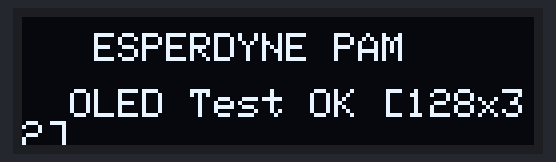
Simulated run of this sketch. Board: ESP32-S3. Shown: 128×32 one-colour display. What the sketch prints to the serial monitor is not drawn.

Above: at 1.1 s.
At 3.6 s:
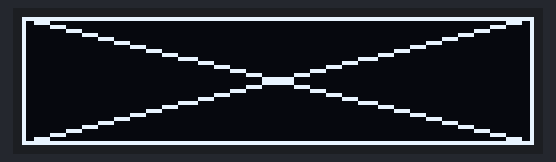
At 5.15 s:
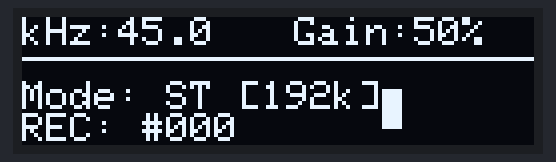
At 13.84 s:
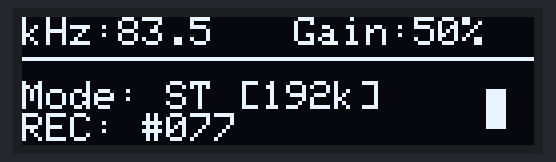
At 22.53 s:
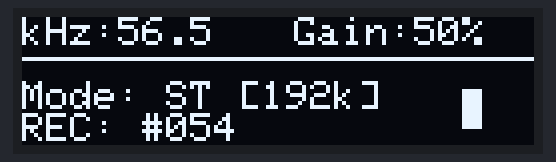
At 39.92 s:
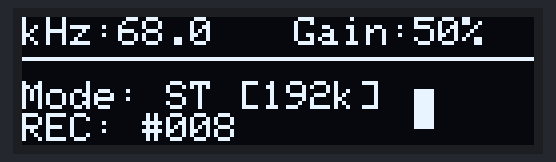

Measured:
- what the display in image 0 shows lasts 2.5 s, from 1.1 s to 3.6 s
- what the display in image 1 shows lasts 1.5 s, from 3.6 s to 5.1 s

The sketch:

test_02_oled.ino
```cpp
/*
 * ==============================================================================
 * TEST 02: 0.91" 128x32 I2C OLED DISPLAY (SSD1306) TEST
 * ==============================================================================
 * HARDWARE PINOUT / WIRING GUIDE:
 *
 * ESP32-S3 DevKit Pin   <---->   0.91" OLED Module Pin
 * -----------------------------------------------------
 *  3V3 (3.3V)           <---->   VCC
 *  GND                  <---->   GND
 *  GPIO 8               <---->   SDA  (Data)
 *  GPIO 9               <---->   SCL / SCK (Clock)
 *
 * REQUIRED ARDUINO LIBRARIES (Install via Arduino Library Manager):
 * 1. "Adafruit SSD1306" by Adafruit
 * 2. "Adafruit GFX Library" by Adafruit
 *
 * SERIAL MONITOR: 115200 Baud
 * ==============================================================================
 */

#include <Arduino.h>
#include <Wire.h>
#include <Adafruit_GFX.h>
#include <Adafruit_SSD1306.h>

#define OLED_WIDTH 128
#define OLED_HEIGHT 32
#define OLED_RESET -1
#define OLED_ADDR 0x3C

#define PIN_I2C_SDA 8
#define PIN_I2C_SCL 9

Adafruit_SSD1306 display(OLED_WIDTH, OLED_HEIGHT, &Wire, OLED_RESET);

void scanI2CBus() {
  Serial.println("\n[I2C] Scanning I2C bus on SDA=GPIO 8, SCL=GPIO 9...");
  byte count = 0;
  for (byte i = 1; i < 127; i++) {
    Wire.beginTransmission(i);
    if (Wire.endTransmission() == 0) {
      Serial.printf(" -> Found I2C device at address: 0x%02X", i);
      if (i == 0x3C) Serial.print(" (Default SSD1306 OLED)");
      if (i == 0x3D) Serial.print(" (Alternate SSD1306 OLED)");
      Serial.println();
      count++;
    }
  }
  if (count == 0) {
    Serial.println("[WARNING] No I2C devices found! Check your SDA (GPIO 8) and SCL (GPIO 9) wiring and 3.3V power.");
  } else {
    Serial.printf("[I2C] Scan complete. Found %d device(s).\n\n", count);
  }
}

void setup() {
  Serial.begin(115200);
  delay(1000);

  Serial.println("\n=======================================================");
  Serial.println("   ESPERDYNE BAT DETECTOR - TEST 02: 128x32 OLED TEST  ");
  Serial.println("=======================================================");

  // Initialize I2C with ESP32-S3 specific pins
  Wire.begin(PIN_I2C_SDA, PIN_I2C_SCL);

  // Scan bus
  scanI2CBus();

  // Initialize display
  if (!display.begin(SSD1306_SWITCHCAPVCC, OLED_ADDR)) {
    Serial.println("[FAIL] SSD1306 allocation failed! Attempting address 0x3D...");
    if (!display.begin(SSD1306_SWITCHCAPVCC, 0x3D)) {
      Serial.println("[FAIL] Could not initialize OLED at 0x3C or 0x3D. Halt.");
      while (true) delay(100);
    }
  }

  Serial.println("[PASS] OLED initialized successfully!");

  // Stage 1: Splash Screen
  display.clearDisplay();
  display.setTextColor(SSD1306_WHITE);
  display.setTextSize(1);
  display.setCursor(18, 4);
  display.println("ESPERDYNE PAM");
  display.setCursor(12, 18);
  display.println("OLED Test OK [128x32]");
  display.display();
  delay(2500);

  // Stage 2: Display border & diagonal line test (check pixel boundaries)
  display.clearDisplay();
  display.drawRect(0, 0, OLED_WIDTH, OLED_HEIGHT, SSD1306_WHITE);
  display.drawLine(0, 0, OLED_WIDTH - 1, OLED_HEIGHT - 1, SSD1306_WHITE);
  display.drawLine(0, OLED_HEIGHT - 1, OLED_WIDTH - 1, 0, SSD1306_WHITE);
  display.display();
  delay(1500);
}

int animFrame = 0;
float testFreq = 45.0; // 45 kHz bat frequency

void loop() {
  display.clearDisplay();

  // Top header bar (simulating Esperdyne PAM UI)
  display.setTextSize(1);
  display.setTextColor(SSD1306_WHITE);

  display.setCursor(0, 0);
  display.printf("kHz:%.1f", testFreq);

  display.setCursor(68, 0);
  display.print("Gain:50%");

  // Horizontal separator line
  display.drawLine(0, 10, OLED_WIDTH, 10, SSD1306_WHITE);

  // Bottom section: Mode, File index, and animated activity indicator
  display.setCursor(0, 16);
  display.print("Mode: ST [192k]");

  display.setCursor(0, 24);
  display.printf("REC: #%03d", animFrame % 100);

  // Moving bouncing activity block
  int boxX = 90 + ((animFrame * 2) % 32);
  display.fillRect(boxX, 18, 5, 10, SSD1306_WHITE);

  display.display();

  animFrame++;
  testFreq += 0.5;
  if (testFreq > 85.0) testFreq = 20.0;

  delay(100);
}
```
